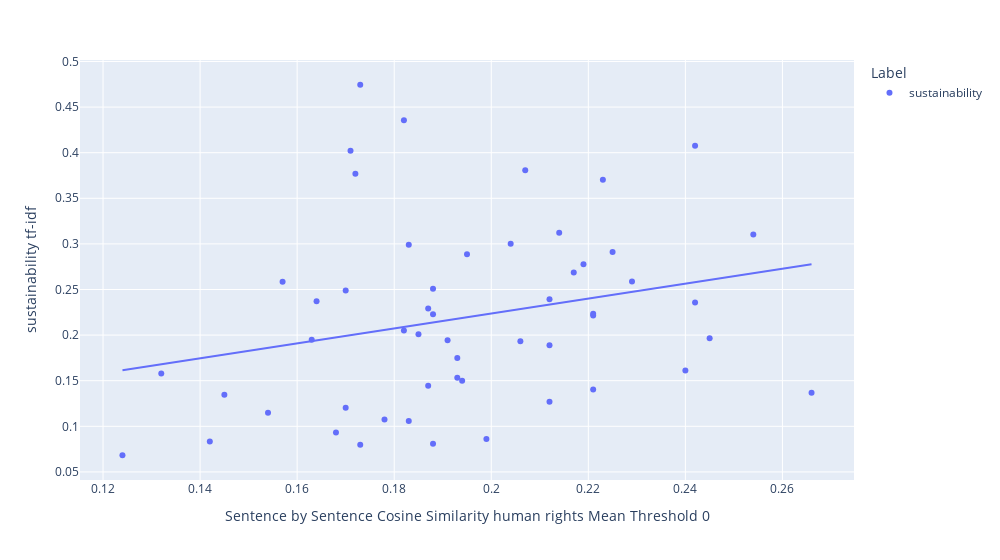

The notebook cell saved with this chart:
### Markdown cell above
Regressionsanalyse

### Code cell
fig = px.scatter(tf_idf_sustainability_2, y="sustainability tf-idf", x="Sentence by Sentence Cosine Similarity human rights Mean Threshold 0", trendline="ols", color = "Label", width=1000)
fig.show()

results = px.get_trendline_results(fig)
print(results)

results.px_fit_results.iloc[0].summary()

### Figure 1 — Plotly figure (JSON) as saved in the notebook; plotly's stock layout.template omitted (floating-point values rounded to 4 significant figures)
{"data": [{"hovertemplate": "Label=sustainability<br>Sentence by Sentence Cosine Similarity human rights Mean Threshold 0=%{x}<br>sustainability tf-idf=%{y}<extra></extra>", "legendgroup": "sustainability", "marker": {"color": "#636efa", "symbol": "circle"}, "mode": "markers", "name": "sustainability", "orientation": "v", "showlegend": true, "type": "scatter", "x": [0.188, 0.142, 0.163, 0.187, 0.173, 0.145, 0.219, 0.172, 0.171, 0.188, 0.225, 0.164, 0.207, 0.182, 0.132, 0.168, 0.254, 0.17, 0.188, 0.266, 0.221, 0.173, 0.195, 0.193, 0.124, 0.199, 0.212, 0.212, 0.221, 0.191, 0.183, 0.217, 0.183, 0.182, 0.178, 0.193, 0.154, 0.242, 0.245, 0.206, 0.194, 0.204, 0.24, 0.214, 0.17, 0.229, 0.221, 0.187, 0.223, 0.242, 0.157, 0.185, 0.212], "xaxis": "x", "y": [0.2227, 0.08341, 0.1949, 0.1445, 0.4745, 0.1345, 0.2778, 0.3769, 0.4021, 0.2509, 0.2911, 0.2372, 0.3808, 0.2052, 0.1579, 0.09315, 0.3103, 0.1204, 0.08098, 0.1369, 0.1405, 0.07974, 0.2887, 0.1748, 0.06827, 0.08595, 0.1888, 0.2393, 0.2235, 0.1944, 0.2989, 0.2686, 0.1058, 0.4355, 0.1073, 0.1533, 0.1148, 0.4075, 0.1965, 0.1931, 0.1499, 0.3002, 0.1611, 0.3122, 0.249, 0.2589, 0.2216, 0.2291, 0.3704, 0.2358, 0.2586, 0.2009, 0.1268], "yaxis": "y"}, {"hovertemplate": "<b>OLS trendline</b><br>sustainability tf-idf = 0.817949 * Sentence by Sentence Cosine Similarity human rights Mean Threshold 0 + 0.0601227<br>R<sup>2</sup>=0.063722<br><br>Label=sustainability<br>Sentence by Sentence Cosine Similarity human rights Mean Threshold 0=%{x}<br>sustainability tf-idf=%{y} <b>(trend)</b><extra></extra>", "legendgroup": "sustainability", "marker": {"color": "#636efa", "symbol": "circle"}, "mode": "lines", "name": "sustainability", "showlegend": false, "type": "scatter", "x": [0.124, 0.132, 0.142, 0.145, 0.154, 0.157, 0.163, 0.164, 0.168, 0.17, 0.17, 0.171, 0.172, 0.173, 0.173, 0.178, 0.182, 0.182, 0.183, 0.183, 0.185, 0.187, 0.187, 0.188, 0.188, 0.188, 0.191, 0.193, 0.193, 0.194, 0.195, 0.199, 0.204, 0.206, 0.207, 0.212, 0.212, 0.212, 0.214, 0.217, 0.219, 0.221, 0.221, 0.221, 0.223, 0.225, 0.229, 0.24, 0.242, 0.242, 0.245, 0.254, 0.266], "xaxis": "x", "y": [0.1615, 0.1681, 0.1763, 0.1787, 0.1861, 0.1885, 0.1934, 0.1943, 0.1975, 0.1992, 0.1992, 0.2, 0.2008, 0.2016, 0.2016, 0.2057, 0.209, 0.209, 0.2098, 0.2098, 0.2114, 0.2131, 0.2131, 0.2139, 0.2139, 0.2139, 0.2164, 0.218, 0.218, 0.2188, 0.2196, 0.2229, 0.227, 0.2286, 0.2294, 0.2335, 0.2335, 0.2335, 0.2352, 0.2376, 0.2393, 0.2409, 0.2409, 0.2409, 0.2425, 0.2442, 0.2474, 0.2564, 0.2581, 0.2581, 0.2605, 0.2679, 0.2777], "yaxis": "y"}], "layout": {"legend": {"title": {"text": "Label"}, "tracegroupgap": 0}, "margin": {"t": 60}, "width": 1000, "xaxis": {"anchor": "y", "domain": [0, 1], "title": {"text": "Sentence by Sentence Cosine Similarity human rights Mean Threshold 0"}}, "yaxis": {"anchor": "x", "domain": [0, 1], "title": {"text": "sustainability tf-idf"}}}}
